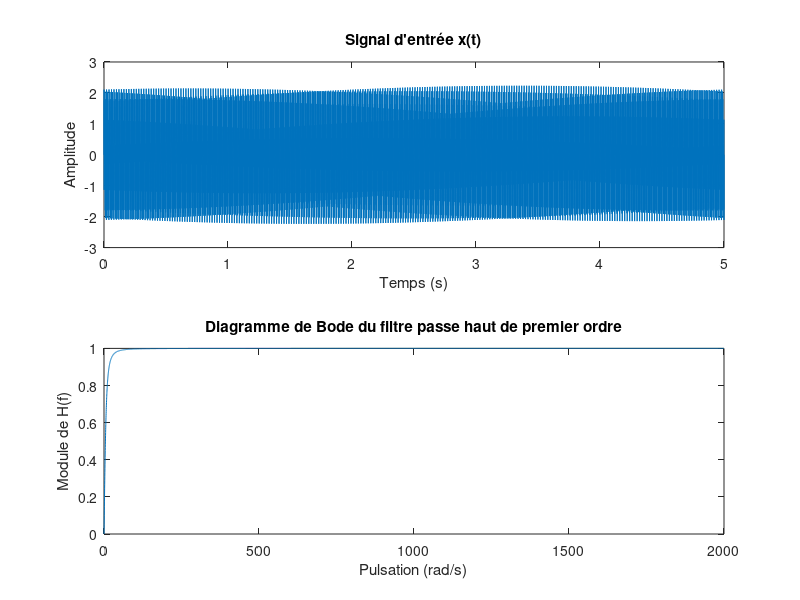
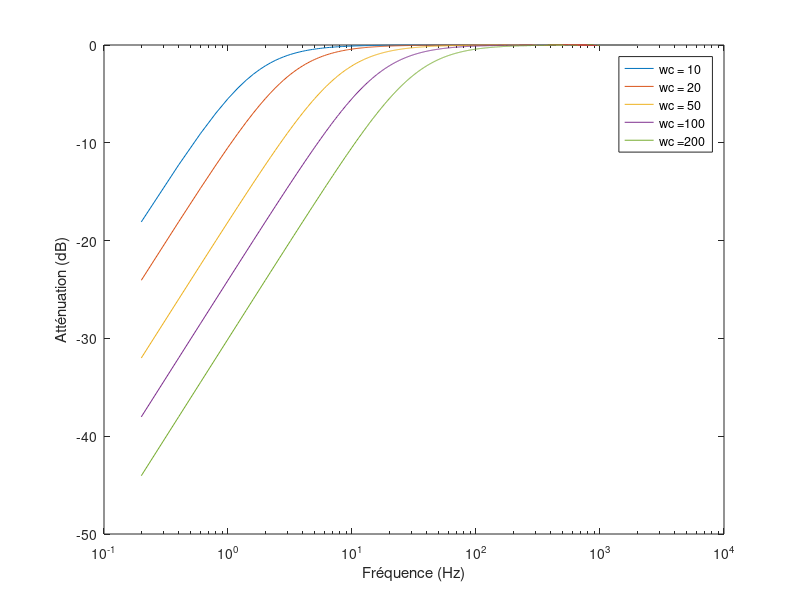

MATLAB code to generate these figures, in order:
clear all
close all
clc 

f1 = 500;  
f2 = 400;  
f3 = 50;   
Te = 0.0005;  
fe = 1/Te;


t = linspace(0,5,5/Te);
N = length(t);
x = sin(2*pi*f1*t) + sin(2*pi*f2*t) + sin(2*pi*f3*t);



% 1. Calcul de la transformée de Fourier du signal d'entrée
X = fft(x);

% 2. Tracé du signal d'entrée et de sa transformée de Fourier
figure
subplot(2,1,1)
plot(t, x)
xlabel('Temps (s)')
ylabel('Amplitude')
title('Signal d''entrée x(t)')

f = (0:N-1)*(fe/N);
subplot(2,1,2)
plot(f,abs(X))
xlabel('Fréquence (Hz)')
ylabel('Amplitude')
title('Transformée de Fourier du signal d''entrée X(f)')

% Avec plus d'échantillons, on peut mieux détecter les composantes fréquentielles d'un signal,
% c'est-à-dire qu'avec 0.0001 on peut mieux détecter qu'avec 0.0005.


% 1. Tracer le module de la fonction H(f)
K = 1;
wc = 50;


w = (2*pi).*f;
H = (K*1i*w/wc) ./ (1 + 1i*w/wc);

H_mod = abs(H);
plot(f,H_mod);
xlabel('Pulsation (rad/s)');
ylabel('Module de H(f)');
title('Diagramme de Bode du filtre passe haut de premier ordre');

% 2) on aura un perte d'information plus petit si on utilise petit valeur
% de wc

wc = [10, 20, 50, 100, 200]; % différentes pulsations de coupure
H = zeros(length(wc),length(f)); % Initialisation de la matrice H
for i=1:length(wc)
   H(i,:) = (1i*w/wc(i)) ./ (1 + 1i*w/wc(i)); % fonction H(f) pour chaque pulsation de coupure
end
figure;
semilogx(f,20*log10(abs(H))) % tracé de 20.log(|H(f)|) pour chaque pulsation de coupure
xlabel('Fréquence (Hz)'); ylabel('Atténuation (dB)');
legend(strcat('wc = ',num2str(wc')));

